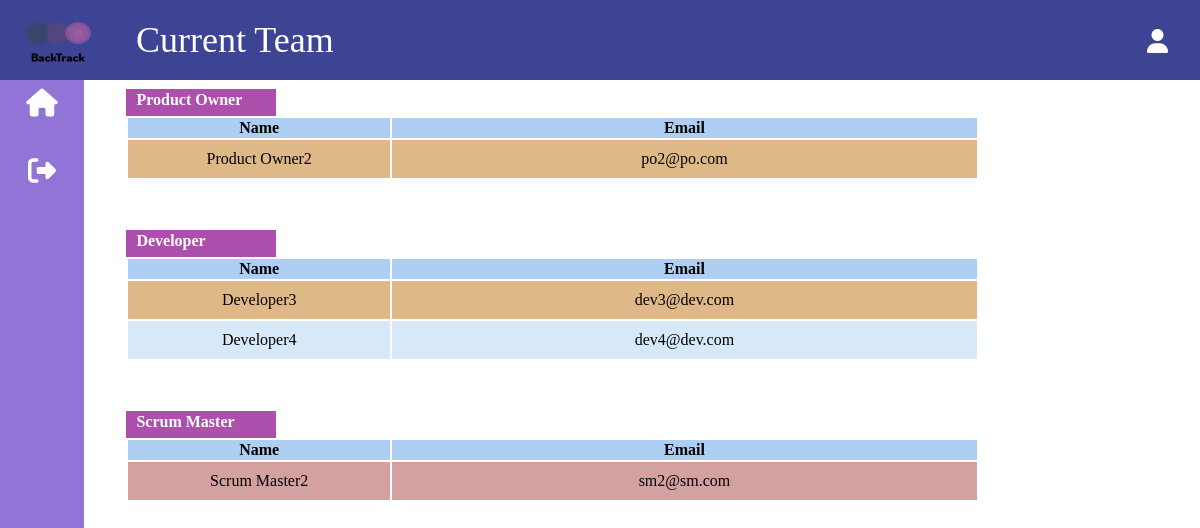
/6/inviteteam/, run on the app's committed database.
### application/models.py (models this page shows, shortened)
class WorksOnProject(models.Model):
    user_id = models.ForeignKey(User, on_delete = models.CASCADE)
    project_id = models.ForeignKey(Project, on_delete = models.CASCADE, default = 0)
    objects = WorksOnProject_Manager()

class User(models.Model):
    role_choice = [('SM', 'Scrum Master'), ('PO', 'Product Owner'), ('D', 'Developer')]
    user_id = models.AutoField(primary_key = True)
    username = models.CharField(max_length = 30, default = " ", unique = True)
    password = models.CharField(max_length = 20, default = " ")
    email = models.EmailField(default = " ")
    name = models.CharField(max_length = 50, default = " ")
    role = models.CharField(max_length = 30, choices = role_choice, default = 'D')
    objects = User_Manager()

### application/views/project_views.py (the view)
# urls.py: path('<int:project_id>/inviteteam/', project_views.inviteTeamPage.as_view(), name = 'invite_team'),
class inviteTeamPage(TemplateView):
    template_name = "invite.html"
    def get_context_data(self, **kwargs):
        context = super().get_context_data(**kwargs)
        project_id = self.kwargs['project_id']
        project = Project.objects.get(pk = project_id)
        current_working_dev = []
        current_project_SM = []
        non_avail_dev = []
        tmp = WorksOnProject.objects.filter(user_id__role = 'D')
        for ele in tmp:
            if ele.project_id.status == "Progress":
                non_avail_dev.append(ele.user_id.user_id)
        non_avail_SM = []
        tmp = WorksOnProject.objects.filter(user_id__role = 'SM')
        for ele in tmp:
            if ele.project_id.status == "Progress":
                non_avail_SM.append(ele.user_id.user_id)
        current_working_dev = list(WorksOnProject.objects.filter(user_id__role = 'D').filter(project_id__project_id = project_id).values_list('user_id__user_id', flat = True))
        current_project_SM = list(WorksOnProject.objects.filter(user_id__role = 'SM').filter(project_id__project_id = project_id).values_list('user_id__user_id', flat = True))
        current_invited_dev = []
        current_invited_SM = []
        for ele in list(Notification.objects.filter(project_id = project)):
            if ele.user_id.role == "SM":
                current_invited_SM.append(ele.user_id.user_id)
            else:
                current_invited_dev.append(ele.user_id.user_id)
        if (len(current_project_SM) == 0):
            context['scrum_master_exist'] = ""
        else:
            context['scrum_master_exist'] = User.objects.filter(user_id = current_project_SM[0])
        if (len(current_invited_SM) == 0):
            context['scrum_master_invited'] = ""
        else:
            context['scrum_master_invited'] = User.objects.filter(user_id = current_invited_SM[0])
        context['scrum_master'] = User.objects.filter(role = 'SM').exclude(user_id__in = current_project_SM).exclude(user_id__in = current_invited_SM).exclude(user_id__in = non_avail_SM)
        context['dev'] = User.objects.filter(role = 'D').exclude(user_id__in = current_working_dev).exclude(user_id__in = current_invited_dev).exclude(user_id__in = non_avail_dev)
        context['dev_invited'] = User.objects.filter(user_id__in = current_invited_dev)
        context['dev_exist'] = User.objects.filter(user_id__in = current_working_dev)
        context['project_id'] = project_id
        context['po'] = WorksOnProject.objects.get(user_id__role = 'PO', project_id = project)
        if (project.status == "Done"):
            context['project_end'] = 1
        else:
            context['project_end'] = 0
        user_id_ = self.request.COOKIES.get('user_id')
        context['notification'] = Notification.objects.filter(user_id = user_id_)
        return context

### application/context_processors.py (called while the page is built, shortened)
def add_variable_to_context(request):
    context_var = {
        'user_name' : "" ,
        'user_role' : ""
    }
    user_id_1 = request.COOKIES.get('user_id')
    return context_var

### templates/invite.html (shortened to what this page needs)
{% extends 'common/base.html' %}
{% block content %}
<head>
    <link rel="stylesheet" type="text/css" href="/static/style/invite.css">
</head>
<div class="content">
    <ul class="vertical_nav_bar">
        <li class="vertical_nav_bar1"><a class ="dashboard" href="/all_projects" title="Dashboard" ><i class='fas fa-home'></i></a></li>
        <li class="vertical_nav_bar1"><a class ="signout" href="#signout" title="Log out"><i onclick="document.getElementById('signoutModal').style.display='block'"class='fas fa-sign-out-alt'></i></a></li>
    </ul>
    <nav>
        <ul>
            <li><img class="logo" src= "/static/logo_transparent.png"  alt= "logo"></li>
            {% if user_role == "PO"%}
            <li><a class="title">Invite Team</a></li>
            {% else %}
            <li><a class="title">Current Team</a></li>
            {% endif %}
            <li><a class="username">{{user_name}}</a></li>
            <li><a class="icon"><i class='fas fa-user'></i></a></li>
        </ul>
    </nav>
    {% if user_role != 'PO' %}
    <h4 class="title1">Product Owner</h4>
    <table class="table in_progress_pbi_list" style="width:80%;">
        <thead>
        <tr>
            <th width="20%">Name</th>
            <th width="45%">Email</th>
        </tr>
        </thead>
        <tbody style="background-color: burlywood;">
                <tr class="in_progress_pbi">
                <td scope="row">{{ po.user_id.name }}</td>
                <td>{{ po.user_id.email }}</td>
                </tr>
        </tbody>
    </table>
    {% endif %}
    <h4 class="title1">Developer</h4>
    <table class="table in_progress_pbi_list" style="width:80%;">
        <thead>
        <tr>
            <th width="20%">Name</th>
            <th width="45%">Email</th>
        </tr>
        </thead>
        <tbody style="background-color: burlywood;">
            {% for dev in dev_exist %}
                <tr class="in_progress_pbi">
                <td scope="row">{{ dev.name }}</td>
                <td>{{ dev.email }}</td>
                </tr>
            {% endfor %}
        </tbody>
    </table>
    <h4 class="title1">Scrum Master</h4>
    <table class="table in_progress_pbi_list" style="width:80%">
        <thead>
        <tr>
            <th width="20%">Name</th>
            <th width="45%">Email</th>
        </tr>
        </thead>
        <tbody style="background-color:rgb(212, 161, 161);">
            {% for sm in scrum_master_exist %}
                <tr class="in_progress_pbi">
                <td scope="row">{{ sm.name }}</td>
                <td>{{ sm.email }}</td>
                </tr>
            {% endfor %}
        </tbody>
      </table>
</div>
{% endblock %}

### static/style/invite.css (style rules this page uses)
ul { list-style-type: none; height: 80px; margin: 0; padding: 0; overflow: hidden; background-color: rgb(62, 68, 148); position: fixed; left:0; top:0; width:100%; }
li a { display: inline; color: white; text-align: center; margin-top: 15px; padding: 14px 16px; text-decoration: none; font-size: 24px; }
.icon { float: right; margin-right: 0; padding-right: 1; }
.username { float: right; margin-left: 0; padding-left: 0px; }
.title { position: relative; float: left; left: 25px; font-size: 36px; margin-bottom: 20px; margin-top: 5px; margin-left: 0px;; }
.logo { float: left; width: 75px; height: 50px; position: relative; padding: 0; margin-bottom: 20px; margin-top: 15px; margin-left: 20px; margin-right: 0px; }
.vertical_nav_bar { list-style-type: none; margin: 0; padding: 0; width: 7%; background-color: #9174d6; position: fixed; height: 100%; overflow: auto; padding-top: 5%; left:0; }
.vertical_nav_bar1 a { display: block; color: rgb(253, 255, 255); padding: 8px 16px; text-decoration: none; font-size: 28px; margin-top: 20px; margin-bottom: 20px; }
.title1 { background-color: rgb(173, 79, 173); color: white; height: 25px; width: 140px; margin-bottom: 0px; padding-top: 2px; margin-top: 30px; display: inline-block; padding-left: 10px; }
.content { margin-left: 10%; margin-top: 5%; }
.table { margin-top: 0px; margin-bottom: 20px; table-layout: fixed; word-wrap:break-word; margin-right: 50px; }
td { text-align: center; vertical-align: middle; padding: 10px 5px; }
tr:nth-child(even) { background-color: #d7e9f8; }
th { background-color: #aecff3; }

### data on the page
WorksOnProject: user_id.name "Product Owner2", user_id.email "po2@po.com"
User: name "Developer3", email "dev3@dev.com"
User: name "Developer4", email "dev4@dev.com"
User: name "Scrum Master2", email "sm2@sm.com"
